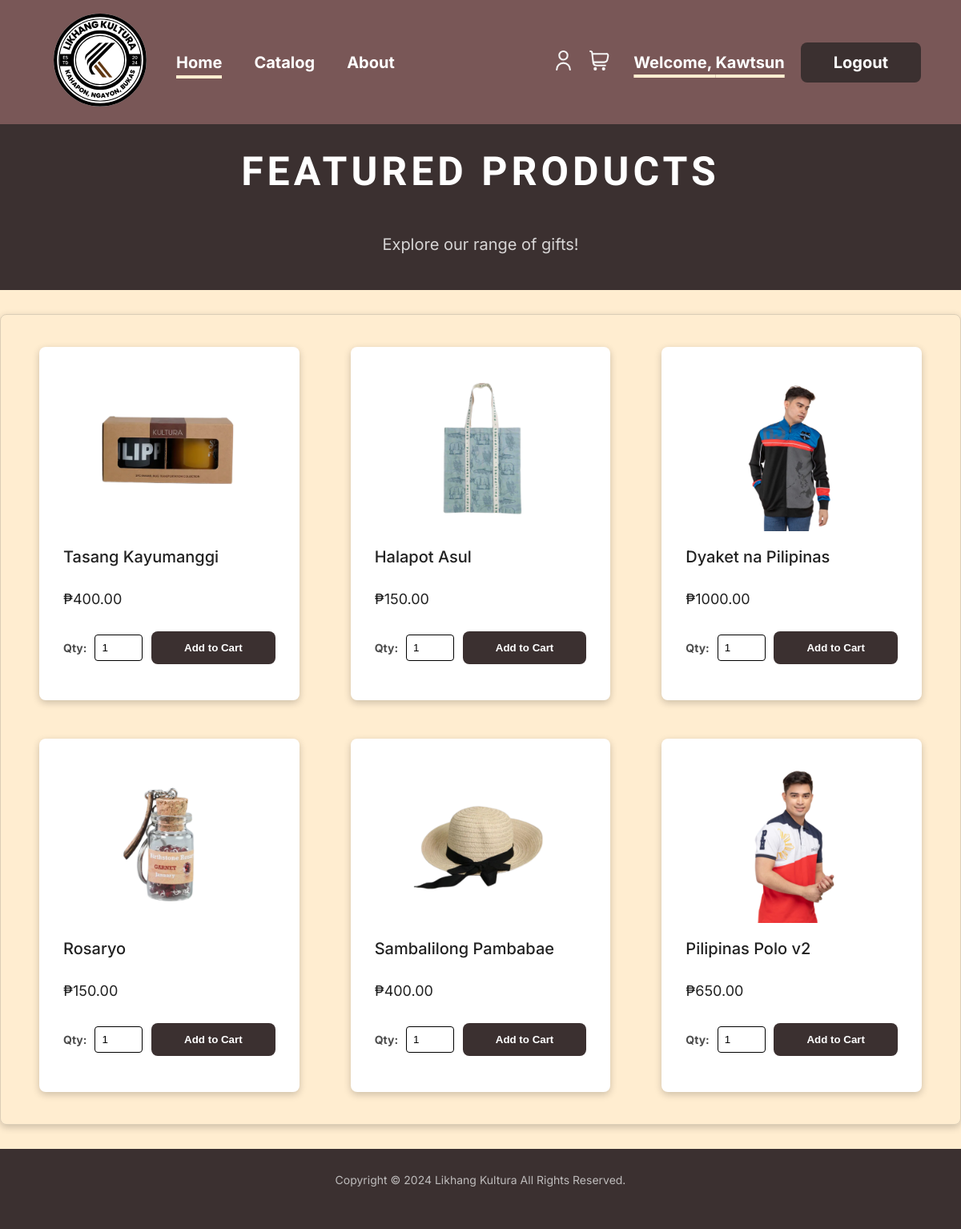
/index.php (signed in), run on the app's committed database.
### tables this page shows
CREATE TABLE `products` (
  `product_code` varchar(50) NOT NULL,
  `product_name` varchar(255) NOT NULL,
  `product_price` decimal(10,2) NOT NULL,
  `product_image` varchar(255) NOT NULL,
  `main_product_id` int(11) NOT NULL,
  `is_featured` tinyint(1) DEFAULT 0
);

### index.php (the view, shortened to what this page needs)
<?php
include 'validate/db.php';
$sql = "SELECT * FROM products WHERE is_featured = 1";
$featured_products = $conn->query($sql);
?>
<!DOCTYPE html>
<html lang="en">
<head>
    <link rel="stylesheet" href="style.css">
</head>
<body>
    <header>
        <div class="navbar">
            <div class="nav-center">
                <div class="logo">
                    <img src="images/logo.svg" alt="Likhang Kultura">
                </div>
                <nav class="navlinks">
                    <ul>
                        <li><a href="index.php" class="active">Home</a></li>
                        <li><a href="pages/catalog.php">Catalog</a></li>
                        <li><a href="pages/about.php">About</a></li>
                    </ul>
                </nav>
            </div>
            <div class="profile_cart">
                <a href="pages/profile.php">
                    <img src="images/user.svg" alt="Profile" width="25px" class="profile">
                </a>
                <a href="pages/cart.php">
                    <img src="images/shopping-cart.svg" alt="Cart" width="25px" class="cart">
                </a>
            </div>
            <div class="buttons">
                <?php if (isset($_SESSION['user'])) {
                    echo "<p>Welcome, " . $_SESSION['user'] . "</p>";
                } ?>
                <?php if (isset($_SESSION['user'])): ?>
                    <a href="validate/logout-validate.php" class="signup">Logout</a>
                <?php else: ?>
                    <a href="pages/login.php" class="login">Log In</a>
                    <a href="pages/register.php" class="signup">Sign Up</a>
                <?php endif; ?>
            </div>
        </div>
    </header>
    <main>
        <div class="intro">
            <h1>Featured Products</h1>
            <p>Explore our range of gifts!</p>
        </div>
        <div class="product_container">
            <?php
            while ($row = mysqli_fetch_assoc($featured_products)) {
                echo '
                <div class="card">
                    <div class="image">
                        <img src="' . $row["product_image"] . '" alt="">
                    </div>
                    <div class="caption">
                        <p class="product_name">' . $row["product_name"] . '</p>
                        <p class="product_price">₱' . $row["product_price"] . '</p>
                    </div>
                    <form action="validate/addtocart-validate.php" method="POST">
                        <input type="hidden" name="main_product_id" value="' . $row["main_product_id"] . '">
                        <div class="card_buttons">
                            <div class="quantity_wrapper">
                                <label for="quantity-' . $row["product_code"] . '">Qty:</label>
                                <input type="number" id="quantity-' . $row["product_code"] . '" name="quantity" min="1" value="1" required>
                            </div>
                            <button type="submit" class="add" name="add_to_cart">Add to Cart</button>
                        </div>
                    </form>
                </div>
                ';
            }
            ?>
        </div>
    </main>
    <footer>
        Copyright &copy; 2024 Likhang Kultura All Rights Reserved.
    </footer>
</body>
</html>

### style.css (style rules this page uses)
*, *::before, *::after { box-sizing: border-box; }
* { margin: 0; padding: 0; }
body { font-family: "Inter"; text-align: center; font-size: 20px; background-color: #ffedd0; color: #212121cc; display: flex; flex-direction: column; min-height: 100vh; }
main { flex: 1; }
h1, h2, h3, h4, b, strong { color: black; }
.navbar { display: flex; justify-content: space-between; align-items: center; padding: 0 50px; background-color: #795757; color: white; font-weight: bold; }
.nav-center { display: flex; align-items: center; }
.navlinks { margin-left: 20px; }
.navbar ul { display: flex; list-style: none; margin: 0; padding: 0; }
.navbar ul li { margin-right: 40px; }
.navlinks a { color: white; text-decoration: none; position: relative; }
.navlinks a::after { content: ""; position: absolute; width: 100%; height: 4px; bottom: -8px; left: 0; background-color: #ffedd0; transform: scaleX(0); transform-origin: bottom right; transition: transform 0.5s cubic-bezier(0.25, 1, 0.5, 1); }
.navlinks a.active::after { transform: scaleX(1); transform-origin: bottom left; }
.profile_cart { display: flex; align-items: center; margin-left: auto; }
.navbar .buttons { display: flex; align-items: center; margin-left: 20px; }
.navbar .buttons a { margin-left: 20px; color: white; border-radius: 8px; text-decoration: none; padding: 12px 40px; }
.navbar .logo img { width: 150px; }
.buttons .signup { border: 1px solid transparent; background-color: #3b3030; transition: background-color 0.3s ease-in-out; }
.intro h1 { padding: 0 30px; letter-spacing: 5px; text-transform: uppercase; color: white; font-family: "Knewave", system-ui; font-size: 50px; margin-bottom: 50px; }
.intro p { color: #ffffffcc }
.intro { padding: 30px; color: white; min-height: 200px; background-color: #3b3030; }
header p { text-decoration:underline #ffedd0 4px; text-underline-offset: 8px; }
.product_container { border: 1px solid #58585836; margin: 30px auto; width: 1200px; border-radius: 8px; display: flex; flex-wrap: wrap; justify-content:flex-start; gap: 3rem; padding: 40px; box-shadow: 0 3px 10px rgb(0 0 0 / 0.2); }
.card img { width: 200px; }
.card { border-radius: 8px; background-color: white; padding: 30px; margin: auto; width: calc(33.333% - 3rem); box-shadow: 0 3px 10px rgb(0 0 0 / 0.2); }
.card_buttons { text-align: left; margin: 15px 0; }
.caption { text-align: left; display: flex; flex-direction: column; }
.caption p { margin: 15px 0; }
.caption .product_name { color: #212121; font-weight: 500; }
.caption .product_price, .product_subtotal { color: #212121; font-weight: 400; font-size: 18px; }
.card_buttons { display: flex; align-items: center; justify-content: space-between; margin: 15px 0; }
.quantity_wrapper { display: flex; align-items: center; }
.card_buttons label { font-size: 14px; font-weight: bold; margin-right: 10px; }
.card_buttons input[type=number] { border-radius: 4px; border: 1px solid; width: 60px; padding: 8px; }
.card_buttons button { border-radius: 8px; padding: 12px 40px; font-weight: bold; }
.card_buttons .add { color: white; background-color: #3b3030; border: 1px solid transparent; transition: background-color 0.3s ease-in-out; }
.profile_cart .profile, .cart { filter: invert(0.8) sepia(1) saturate(0) hue-rotate(180deg); transition: filter 0.5s cubic-bezier(0.25, 1, 0.5, 1); }
.profile_cart a { display: inline-block; margin: 0 10px; text-decoration: none; }
footer { font-size: 14px; color: rgba(222, 222, 222, 0.8); background-color: #3b3030; min-height: 100px; padding: 30px; text-align: center; }
.product_container .card { position: relative; overflow: hidden; }
.product_container .card .image img { transition: transform 0.3s ease-in-out, filter 0.3s ease-in-out; }
.intro4 h2, p { margin: 15px 0; }

### data on the page
products: product_image (picture), product_name "Tasang Kayumanggi", product_price "400.00"
products: product_image (picture), product_name "Halapot Asul", product_price "150.00"
products: product_image (picture), product_name "Dyaket na Pilipinas", product_price "1000.00"
products: product_image (picture), product_name "Rosaryo", product_price "150.00"
products: product_image (picture), product_name "Sambalilong Pambabae", product_price "400.00"
products: product_image (picture), product_name "Pilipinas Polo v2", product_price "650.00"

### other printed values
$_SESSION['user'] "Kawtsun"
